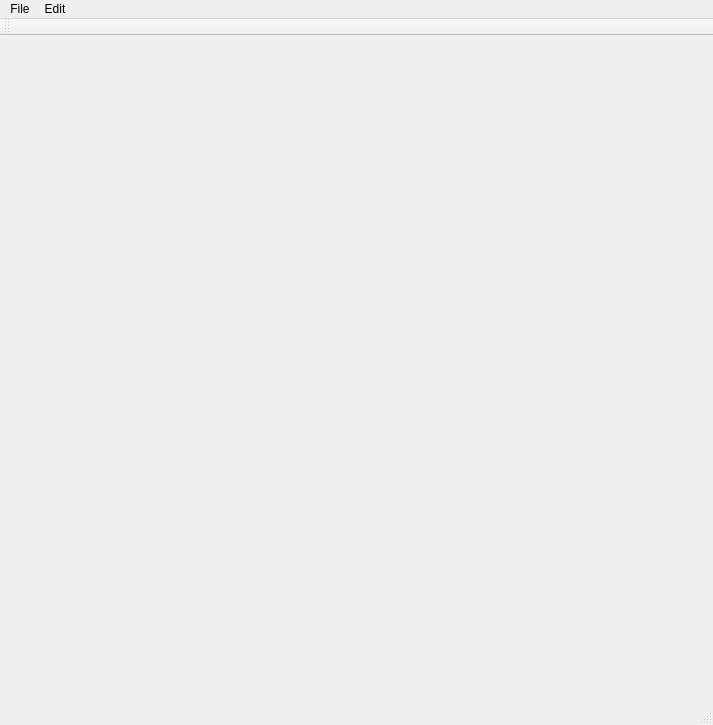
<?xml version="1.0" encoding="UTF-8"?>
<ui version="4.0">
 <class>MainWindowClass</class>
 <widget class="QMainWindow" name="MainWindowClass">
  <property name="geometry">
   <rect>
    <x>0</x>
    <y>0</y>
    <width>713</width>
    <height>725</height>
   </rect>
  </property>
  <property name="windowTitle">
   <string>OSM Editor</string>
  </property>
  <widget class="QWidget" name="centralWidget"/>
  <widget class="QMenuBar" name="menuBar">
   <property name="geometry">
    <rect>
     <x>0</x>
     <y>0</y>
     <width>713</width>
     <height>21</height>
    </rect>
   </property>
   <widget class="QMenu" name="menuFile">
    <property name="title">
     <string>File</string>
    </property>
    <addaction name="actionOpen"/>
    <addaction name="actionSave"/>
    <addaction name="separator"/>
    <addaction name="actionExit"/>
   </widget>
   <widget class="QMenu" name="menuEdit">
    <property name="title">
     <string>Edit</string>
    </property>
    <addaction name="actionUndo"/>
    <addaction name="actionDeleteEdge"/>
   </widget>
   <addaction name="menuFile"/>
   <addaction name="menuEdit"/>
  </widget>
  <widget class="QToolBar" name="mainToolBar">
   <attribute name="toolBarArea">
    <enum>TopToolBarArea</enum>
   </attribute>
   <attribute name="toolBarBreak">
    <bool>false</bool>
   </attribute>
  </widget>
  <widget class="QStatusBar" name="statusBar"/>
  <action name="actionOpen">
   <property name="icon">
    <iconset>
     <normaloff>Resources/open.png</normaloff>Resources/open.png</iconset>
   </property>
   <property name="text">
    <string>Open</string>
   </property>
   <property name="shortcut">
    <string>Ctrl+O</string>
   </property>
  </action>
  <action name="actionExit">
   <property name="text">
    <string>Exit</string>
   </property>
  </action>
  <action name="actionUndo">
   <property name="icon">
    <iconset>
     <normaloff>Resources/undo.png</normaloff>Resources/undo.png</iconset>
   </property>
   <property name="text">
    <string>Undo</string>
   </property>
   <property name="shortcut">
    <string>Ctrl+Z</string>
   </property>
  </action>
  <action name="actionDeleteEdge">
   <property name="icon">
    <iconset>
     <normaloff>Resources/delete.png</normaloff>Resources/delete.png</iconset>
   </property>
   <property name="text">
    <string>Delete Edge</string>
   </property>
   <property name="shortcut">
    <string>Del</string>
   </property>
  </action>
  <action name="actionSave">
   <property name="icon">
    <iconset>
     <normaloff>Resources/save.png</normaloff>Resources/save.png</iconset>
   </property>
   <property name="text">
    <string>Save</string>
   </property>
   <property name="shortcut">
    <string>Ctrl+S</string>
   </property>
  </action>
 </widget>
 <layoutdefault spacing="6" margin="11"/>
 <resources>
  <include location="MainWindow.qrc"/>
 </resources>
 <connections/>
</ui>
